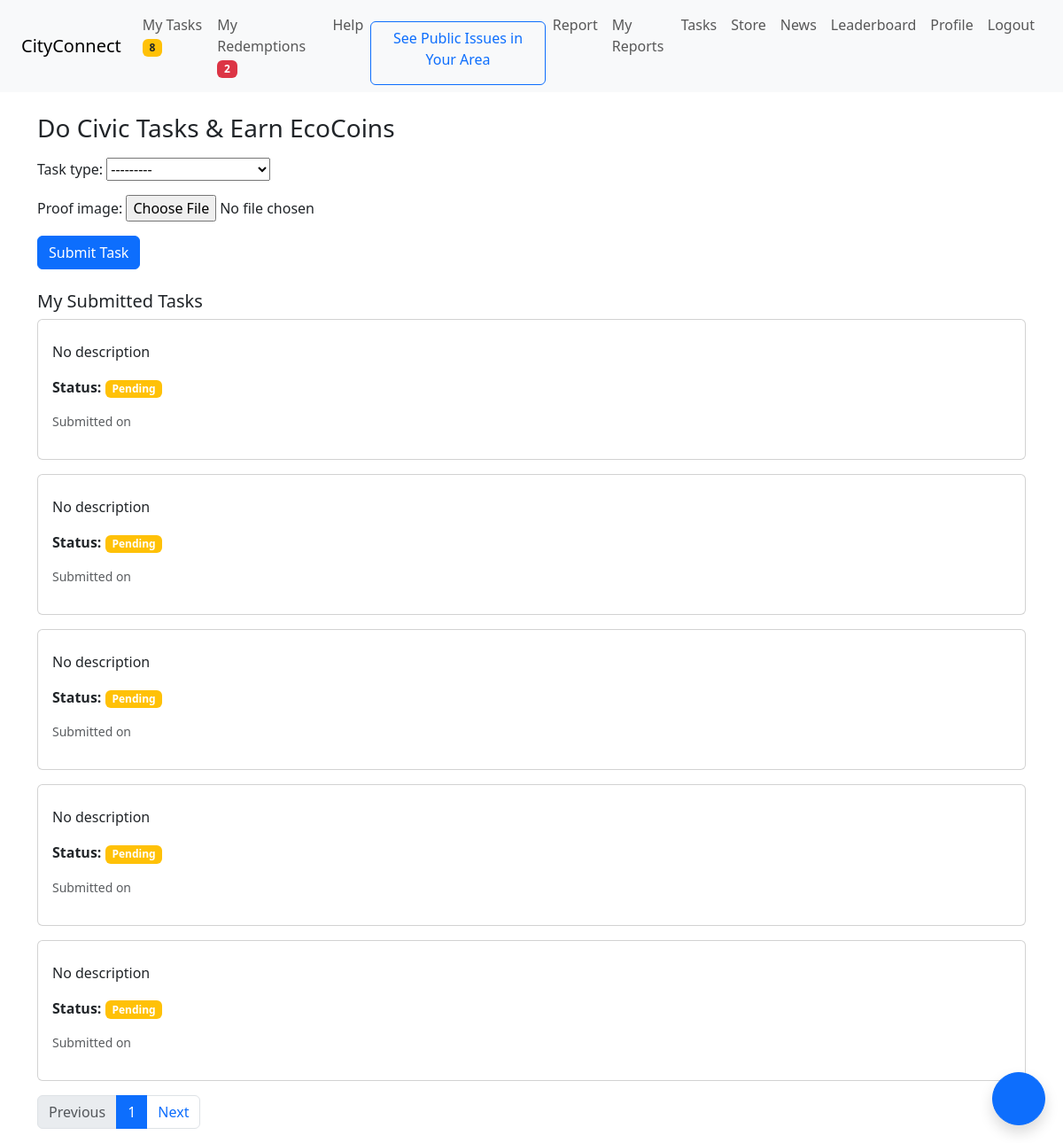
The app's page /tasks/ (signed in) with its own data.
### core/models.py (models this page shows, shortened)
class Task(models.Model):
    TASK_TYPE = (
        ('cleanup', 'Clean-Up'),
        ('ewaste', 'E-Waste Donation'),
        ('other', 'Other'),
    )
    user = models.ForeignKey(User, on_delete=models.CASCADE)
    title = models.CharField(max_length=100, blank=True, null=True)
    description = models.TextField(null=True, blank=True)
    task_type = models.CharField(max_length=20, choices=TASK_TYPE)
    proof_image = models.ImageField(upload_to='tasks/', null=True, blank=True)
    is_verified = models.BooleanField(default=False)
    submitted_at = models.DateTimeField(auto_now_add=True)
    admin_feedback = models.TextField(blank=True, null=True)
    eco_coins_awarded = models.PositiveIntegerField(default=0)
    TASK_TYPE_CHOICES = [
        ('cleanup', 'Public Cleanup'),
        ('awareness', 'Awareness Campaign'),
        ('donation', 'E-waste Donation'),
    ]
    task_type = models.CharField(max_length=20, choices=TASK_TYPE_CHOICES)
    def __str__(self):
        return f"{self.user.username} - {self.task_type}"

### core/views.py (the view)
# urls.py: path('tasks/', views.tasks, name='tasks'),
@login_required
def tasks(request):
    if request.method == 'POST':
        form = TaskForm(request.POST, request.FILES)
        if form.is_valid():
            task = form.save(commit=False)
            task.user = request.user
            task.save()
            user = request.user
            user.eco_coins += 10
            user.save()
            return redirect('tasks')
    else:
        form = TaskForm()
    task_list = Task.objects.filter(user=request.user).order_by('-submitted_at')
    paginator = Paginator(task_list, 5)
    page_obj = paginator.get_page(request.GET.get('page'))
    for task in page_obj:
        print(task)
        print(task.get_task_type_display)  # Debugging line to check task images
    return render(request, 'core/tasks.html', {'form': form, 'page_obj': page_obj})

### core/forms.py
class TaskForm(forms.ModelForm):
    class Meta:
        model = Task
        fields = ['task_type', 'proof_image']

### core/context_processors.py (called while the page is built)
def notification_counts(request):
    if request.user.is_authenticated:
        pending_tasks = Task.objects.filter(user=request.user, is_verified=False).count()
        pending_redemptions = Redemption.objects.filter(user=request.user, status='Pending').count()
    else:
        pending_tasks = 0
        pending_redemptions = 0
    return {
        'pending_tasks': pending_tasks,
        'pending_redemptions': pending_redemptions,
    }

### core/templates/core/tasks.html (shortened to what this page needs)
{% extends 'core/base.html' %}
{% block content %}
<h3>Do Civic Tasks & Earn EcoCoins</h3>
<form method="post" enctype="multipart/form-data" class="mt-3 mb-4">
  {{ form.as_p }}
  <button type="submit" class="btn btn-primary">Submit Task</button>
</form>
<h5>My Submitted Tasks</h5>
{% if page_obj %}
{% for report in page_obj %}
  {% include 'core/partials/_task_card.html' %}
{% empty %}
  <p class="text-muted">No reports found.</p>
{% endfor %}
<div class="mt-3">
  <nav>
    <ul class="pagination">
      {% if page_obj.has_previous %}
        <li class="page-item">
          <a class="page-link" href="?page={{ page_obj.previous_page_number }}">Previous</a>
        </li>
      {% else %}
        <li class="page-item disabled"><span class="page-link">Previous</span></li>
      {% endif %}
      <li class="page-item active"><span class="page-link">{{ page_obj.number }}</span></li>
      {% if page_obj.has_next %}
        <li class="page-item">
          <a class="page-link" href="?page={{ page_obj.next_page_number }}">Next</a>
        </li>
      {% else %}
        <li class="page-item disabled"><span class="page-link">Next</span></li>
      {% endif %}
    </ul>
  </nav>
</div>
{% else %}
<p class="text-muted">No tasks submitted yet.</p>
{% endif %}
{% endblock %}

### core/templates/core/partials/_task_card.html (shortened to what this page needs)
<div class="card mb-3">
  <div class="card-body">
    <p class="card-text">{{ task.description|default:"No description" }}</p>
    <p><strong>Status:</strong>
      {% if task.is_verified %}
        <span class="badge bg-success">Verified</span>
      {% else %}
        <span class="badge bg-warning">Pending</span>
      {% endif %}
    </p>
    <p class="text-muted small">Submitted on {{ task.submitted_at|date:"M d, Y" }}</p>
  </div>
</div>

### records on screen
Task: description "No description"
Task: description "No description"
Task: description "No description"
Task: description "No description"
Task: description "No description"

### other values on screen
{{ pending_tasks }} "8"
{{ pending_redemptions }} "2"
{{ page_obj.number }} "1"
